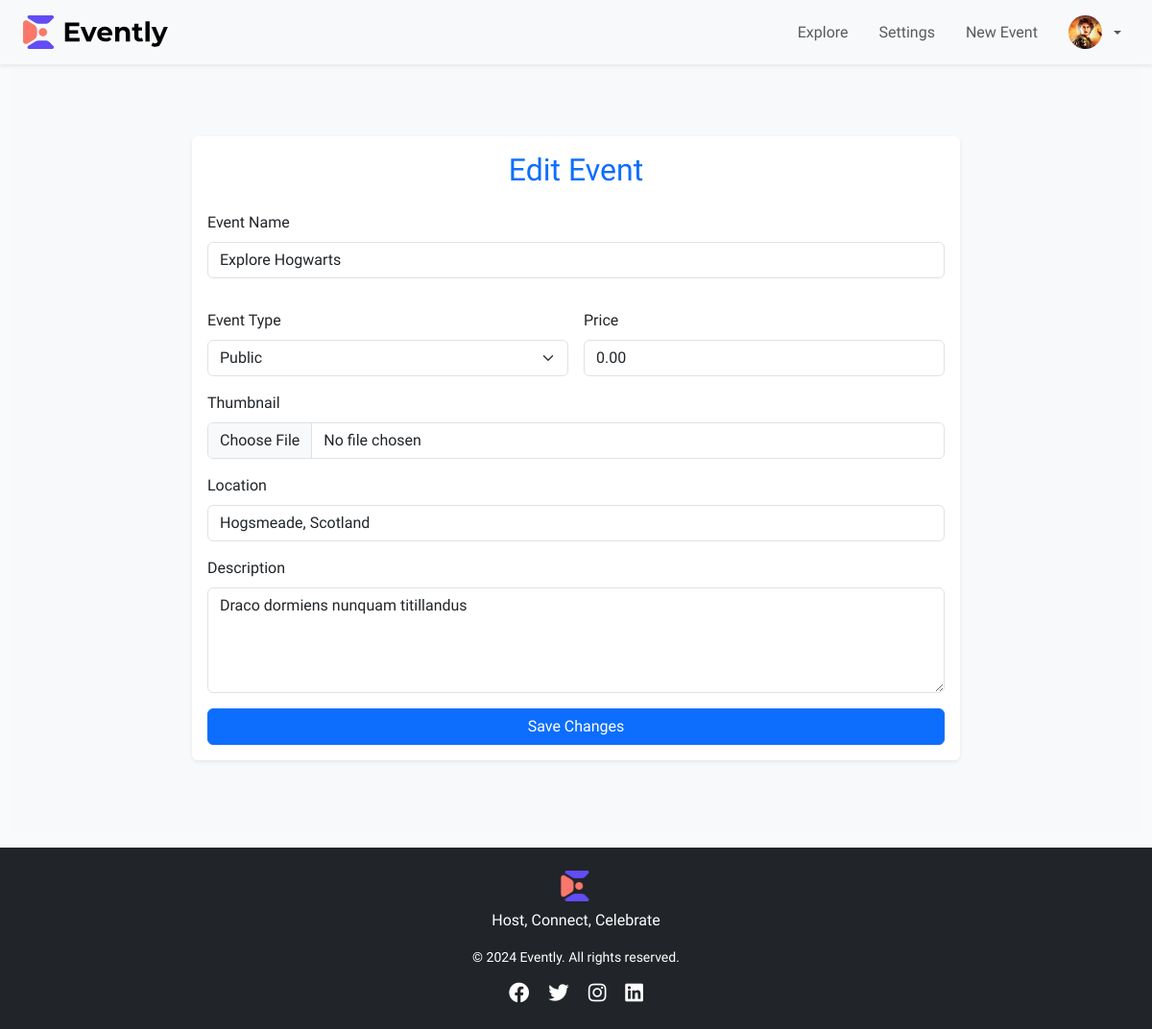
/event/5/edit (signed in), run on the app's committed database.
### main/models.py (models this page shows, shortened)
class User(AbstractUser):
    image = models.ImageField(null=True, blank=True)
    def __str__(self):
        return f"{self.username}"

class Event(models.Model):
    name = models.CharField(max_length=255, null=False, blank=False)
    description = models.TextField()
    starttime = models.DateTimeField(null=False, blank=False)
    endtime = models.DateTimeField(null=False, blank=False)
    organizer = models.ForeignKey(User, null=False, blank=False, on_delete=models.CASCADE, related_name="organized_events")
    price = models.DecimalField(max_digits=12, decimal_places=2, null=False, default=0)
    thumbnail = models.ImageField(null=True, blank=True)
    location = models.CharField(max_length=255, null=True, blank=True)
    eventtype = models.CharField(max_length=18, choices=[('Public', 'Public'), ('Private', 'Private')], default="Public", null=False, blank=False)
    @property
    def is_notstarted(self):
        return self.starttime > timezone.now()

### main/views.py (the view, shortened to what this page needs)
# urls.py: path("event/<int:event_id>/edit", views.edit_event, name="edit_event"),
@login_required(login_url="login")
def edit_event(request, event_id):
    event = Event.objects.filter(pk=event_id).first()
    if not event:
        return render(request, "main/error.html", {
            "message": "Event not found."
        })
    if request.method == "GET":
        if event.organizer != request.user:
            messages.warning(request, "You're not authorized to edit this event.")
            return redirect("event_details", event_id=event.id)
        return render(request, "main/edit_event.html", {
            "event": event
        })

### main/templates/main/edit_event.html (shortened to what this page needs)
{% extends "main/layout.html" %}
{% block body %}
<section class="d-flex justify-content-center align-items-center min-vh-100 bg-light p-4">
    <div class="card shadow-sm border-0" style="max-width: 800px; width: 100%;">
        <div class="card-body">
            <h2 class="text-center mb-4 text-primary">Edit Event</h2>
            <form action="{% url 'edit_event' event.pk %}" method="post" enctype="multipart/form-data">
                <div class="mb-3">
                    <label for="name" class="form-label">Event Name</label>
                    <input class="form-control" type="text" name="name" id="name" value="{{ event.name }}" required>
                </div>
                <div class="row g-3 mt-3">
                    <div class="col-md-6">
                        <label for="eventtype" class="form-label">Event Type</label>
                        <select class="form-select" name="eventtype" id="eventtype" required>
                            <option value="Public" {% if event.eventtype == "Public" %}selected{% endif %}>Public</option>
                        </select>
                    </div>
                    <div class="col-md-6">
                        <label for="price" class="form-label">Price</label>
                        <input class="form-control" type="number" name="price" id="price" value="{{ event.price }}">
                    </div>
                </div>
                <div class="mb-3 mt-3">
                    <label for="thumbnail" class="form-label">Thumbnail</label>
                    <input class="form-control" type="file" name="thumbnail" id="thumbnail" accept="image/*">
                </div>
                <div class="mb-3">
                    <label for="location" class="form-label">Location</label>
                    <input class="form-control" type="text" name="location" id="location" value="{{ event.location }}" required>
                </div>
                <div class="mb-3">
                    <label for="description" class="form-label">Description</label>
                    <textarea class="form-control" name="description" id="description" rows="4">{{ event.description }}</textarea>
                </div>
                <div class="d-grid">
                    <button type="submit" class="btn btn-primary">Save Changes</button>
                </div>
            </form>
        </div>
    </div>
</section>
{% endblock %}

### main/templates/main/partials/_header.html (shortened to what this page needs)
{% load static %}
<header class="sticky-top bg-light shadow-sm">
    <nav class="navbar navbar-expand-lg navbar-light bg-light py-2">
        <div class="container-fluid px-4">
            <a href="{% url 'index' %}" class="navbar-brand me-4">
                <img src="{% static 'assets/logo.svg' %}" alt="Evently Logo" class="img-fluid" style="max-height: 35px;">
            </a>
            <div class="collapse navbar-collapse" id="navbarContent">
                <ul class="navbar-nav ms-auto align-items-center">
                    <li class="nav-item me-3">
                        <a class="nav-link {% if request.resolver_match.url_name == 'explore' %}fw-bold text-dark{% else %}text-muted{% endif %}"
                           href="{% url 'explore' %}" style="transition: color 0.3s;">
                            Explore
                        </a>
                    </li>
                    <li class="nav-item me-3">
                        <a class="nav-link {% if request.resolver_match.url_name == 'settings' %}fw-bold text-dark{% else %}text-muted{% endif %}"
                           href="{% url 'settings' %}" style="transition: color 0.3s;">
                            Settings
                        </a>
                    </li>
                    {% if user.is_authenticated %}
                    <li class="nav-item me-3">
                        <a class="nav-link {% if request.resolver_match.url_name == 'create_event' %}fw-bold text-dark{% else %}text-muted{% endif %}"
                           href="{% url 'create_event' %}" style="transition: color 0.3s;">
                            New Event
                        </a>
                    </li>
                    <li class="nav-item dropdown">
                        <a class="nav-link dropdown-toggle d-flex align-items-center" href="#" id="userDropdown" role="button" data-bs-toggle="dropdown" aria-expanded="false">
                            <img src="{{ user.image.url|default:'https://via.placeholder.com/35' }}"
                                 alt="{{ user.username }}"
                                 class="rounded-circle me-2"
                                 style="width: 35px; height: 35px; object-fit: cover;">
                        </a>
                    </li>
                    {% else %}
                    <li class="nav-item">
                        <a class="nav-link btn btn-outline-primary px-3 py-1" href="{% url 'login' %}">Login</a>
                    </li>
                    {% endif %}
                </ul>
            </div>
        </div>
    </nav>
</header>

### static/css/styles.css (style rules this page uses)
:root { --primary: #f8fafc; --secondary: ; --accent-1: #624cf5; --accent-2: #fa776c; --text-clr: #0c4a6e; }
* { box-sizing: border-box; font-family: "Work Sans", sans-serif; }
a { text-decoration: none !important; }
body { background-color: var(--primary); }
header { background-color: var(--secondary); }

### data on the page
User: image (picture)
Event: name "Explore Hogwarts", eventtype "Public", price "0.00", location "Hogsmeade, Scotland", description "Draco dormiens nunquam titillandus"
